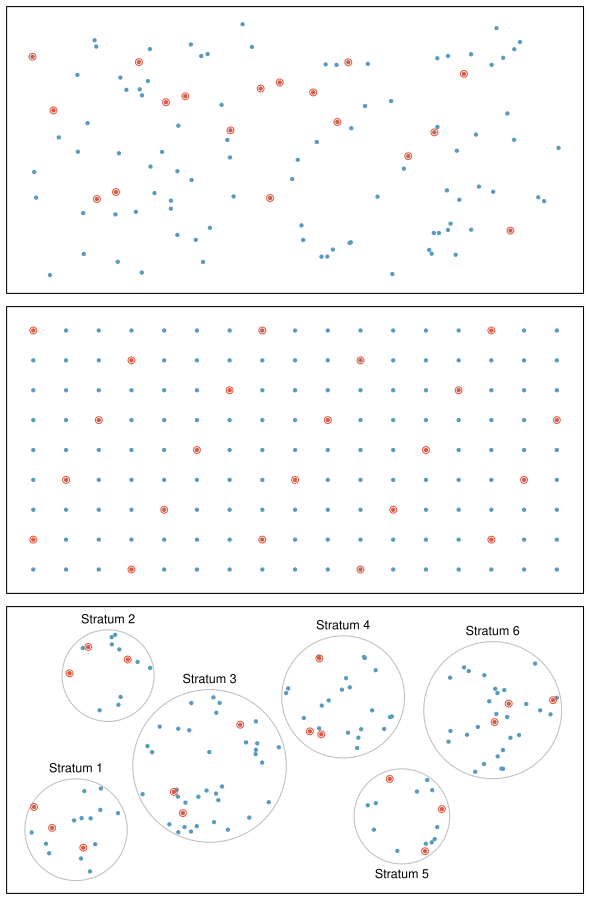

This figure's R source:
library(openintro)
data(COL)
set.seed(3)
N   <- 108
n   <- 18
colSamp <- COL[4]
PCH <- rep(c(1, 3, 20)[3], 3)

col <- rep(COL[1], N)
pch <- PCH[match(col, COL)]

myPDF("simple_systematic.pdf",  5.9, 6,
      mar=rep(0.5,4), mfrow=c(2,1))


#=====> SRS <=====#
plot(0, xlim=c(0,2), ylim=0:1, type='n', axes=FALSE)
box()
x   <- runif(N, 0, 2)
y   <- runif(N)
inc <- n
points(x, y, col=col, pch=pch)

these <- sample(N, n)
points(x[these], y[these], pch=20, cex=0.8, col=colSamp)
points(x[these], y[these], cex=1.4, col=colSamp)


# _____ Systematic Sample _____ #
plot(0, xlim=c(0,2), ylim=0:1, type='n', axes=FALSE)
box()
nx  <- 17
ny  <- (nx + 1) / 2
x   <- rep(seq(0.02, 1.98, length.out = nx), ny)
y   <- rep(rev(seq(0.05, 0.95, length.out = ny)), rep(nx, ny))
points(x, y, col=col, pch=pch)
these <- 1:(nx * ny)
these <- these[(these + 3) %% 7 == 0]
points(x[these], y[these], pch=20, cex=0.8, col=colSamp)
points(x[these], y[these], cex=1.4, col=colSamp)
dev.off()





myPDF("stratified_cluster_multistage.pdf", 5.9, 9,
      mar=rep(0.5,4), mfrow=c(3,1))

#=====> Stratified <=====#
PCH <- rep(c(1, 3, 20)[3], 3)
plot(0, xlim=c(0,2), ylim=0:1, type='n', axes=FALSE)
box()
X    <- c(0.18, 0.3, 0.68, 1.18, 1.4, 1.74)
Y    <- c(0.2, 0.78, 0.44, 0.7, 0.25, 0.65)
locs <- c(1, 4, 5, 3, 6, 2)
gps  <- list()
N    <- 1.1*c(15, 12, 35, 22, 13, 28)
R    <- sqrt(N/500)
p    <- matrix(c(12, 2, NA,
				 1,  2, NA,
				 4,  30, NA,
				 19, 1, NA,
				 11, 0, NA,
				 3, 24, NA), 3)
p     <- round(p*1.1)
p[3,] <- N - p[1,] - p[2,]
above <- c(1, 1, 1, 1, -1, 1)
for(i in 1:6){
	hold <- seq(0, 2*pi, len=99)
	x    <- X[i] + (R[i]+0.01)*cos(hold)
	y    <- Y[i] + (R[i]+0.01)*sin(hold)
	polygon(x, y, border=COL[5,4])
	x    <- rep(NA, N[i])
	y    <- rep(NA, N[i])
	for(j in 1:N[i]){
		inside <- FALSE
		while(!inside){
			xx <- runif(1, -R[i], R[i])
			yy <- runif(1, -R[i], R[i])
			if(sqrt(xx^2 + yy^2) < R[i]){
				inside <- TRUE
				x[j]   <- xx
				y[j]   <- yy
			}
		}
	}
	type <- sample(1, N[i], TRUE)
	pch  <- PCH[type]
	col  <- COL[type]
	x    <- X[i]+x
	y    <- Y[i]+y
	points(x, y, pch=pch, col=col)
	these  <- sample(N[i], 3)
	points(x[these], y[these], pch=20, cex=0.8, col=colSamp)
	points(x[these], y[these], cex=1.4, col=colSamp)
}
text(X, Y+above*(R+0.01), paste("Stratum", 1:6), pos=2+above, cex=1.1)

# _____ Cluster _____ #
PCH <- rep(c(1, 3, 20)[3], 3)
plot(0, xlim=c(0,2), ylim = c(0, 1.03), type='n', axes=FALSE)
box()
X    <- c(0.17, 0.19, 0.52, 0.85, 1, 1.22, 1.49, 1.79, 1.85)
Y    <- c(0.3, 0.75, 0.5, 0.26, 0.73, 0.38, 0.67, 0.3, 0.8)
locs <- c(1, 4, 5, 3, 6, 2)
gps  <- list()
N    <- c(18, 12, 11, 13, 16, 14, 15, 16, 12)
R    <- sqrt(N/500)
p    <- matrix(c(6,  8, NA,
				 4,  4, NA,
				 4,  4, NA,
				 5,  4, NA,
				 8,  5, NA,
				 4,  5, NA,
				 5,  9, NA,
				 6,  5, NA,
				 4,  5, NA), 3)
p[3,] <- N - p[1,] - p[2,]
above <- c(-1, 1, 1, 1, 1, -1, 1, 1, 1)
for(i in 1:length(X)){
	hold <- seq(0, 2*pi, len=99)
	x    <- X[i] + (R[i]+0.02)*cos(hold)
	y    <- Y[i] + (R[i]+0.02)*sin(hold)
	polygon(x, y, border=COL[5,4])
	if(i %in% c(3, 4, 8)){
		polygon(x, y, border=COL[4], lty=2, lwd=1.5)
	}
	x    <- rep(NA, N[i])
	y    <- rep(NA, N[i])
	for(j in 1:N[i]){
		inside <- FALSE
		while(!inside){
			xx <- runif(1, -R[i], R[i])
			yy <- runif(1, -R[i], R[i])
			if(sqrt(xx^2 + yy^2) < R[i]){
				inside <- TRUE
				x[j]   <- xx
				y[j]   <- yy
			}
		}
	}
	type <- sample(1, N[i], TRUE)
	pch  <- PCH[type]
	col  <- COL[type]
	x    <- X[i]+x
	y    <- Y[i]+y
	points(x, y, pch=pch, col=col)
	these  <- sample(N[i], N[i])
	if(i %in% c(3, 4, 8)){
	points(x[these], y[these], pch=20, cex=0.8, col=colSamp)
	points(x[these], y[these], cex=1.4, col=colSamp)
		#points(x[these], y[these], pch=19, col=colSamp)
	}
}
text(X, Y+above*(R+0.01), paste("Cluster", 1:length(X)), pos=2+above, cex=1.1)


# _____ Multistage Sampling _____ #
PCH <- rep(c(1, 3, 20)[3], 3)
plot(0, xlim=c(0,2), ylim=0:1, type='n', axes=FALSE)
box()
X    <- c(0.17, 0.19, 0.52, 0.85, 1, 1.22, 1.49, 1.79, 1.85)
Y    <- c(0.3, 0.75, 0.5, 0.26, 0.73, 0.38, 0.67, 0.3, 0.8)
locs <- c(1, 4, 5, 3, 6, 2)
gps  <- list()
N    <- c(18, 12, 11, 13, 16, 14, 15, 16, 12)
R    <- sqrt(N/500)
p    <- matrix(c(6,  8, NA,
				 4,  4, NA,
				 4,  4, NA,
				 5,  4, NA,
				 8,  5, NA,
				 4,  5, NA,
				 5,  9, NA,
				 6,  5, NA,
				 4,  5, NA), 3)
p[3,] <- N - p[1,] - p[2,]
above <- c(-1, 1, 1, 1, 1, -1, 1, 1, 1)
for(i in 1:length(X)){
	hold <- seq(0, 2*pi, len=99)
	x    <- X[i] + (R[i]+0.02)*cos(hold)
	y    <- Y[i] + (R[i]+0.02)*sin(hold)
	polygon(x, y, border=COL[5,4])
	if(i %in% c(3, 4, 8)){
		polygon(x, y, border=COL[4], lty=2, lwd=1.5)
	}
	x    <- rep(NA, N[i])
	y    <- rep(NA, N[i])
	for(j in 1:N[i]){
		inside <- FALSE
		while(!inside){
			xx <- runif(1, -R[i], R[i])
			yy <- runif(1, -R[i], R[i])
			if(sqrt(xx^2 + yy^2) < R[i]){
				inside <- TRUE
				x[j]   <- xx
				y[j]   <- yy
			}
		}
	}
	type <- sample(1, N[i], TRUE)
	pch  <- PCH[type]
	col  <- COL[type]
	x    <- X[i]+x
	y    <- Y[i]+y
	points(x, y, pch=pch, col=col)
	these  <- sample(N[i], 6)
	if(i %in% c(3, 4, 8)){
	points(x[these], y[these], pch=20, cex=0.8, col=colSamp)
	points(x[these], y[these], cex=1.4, col=colSamp)
		#points(x[these], y[these], pch=19, col=colSamp)
	}
}
text(X, Y+above*(R+0.01), paste("Cluster", 1:length(X)), pos=2+above, cex=1.1)


dev.off()
